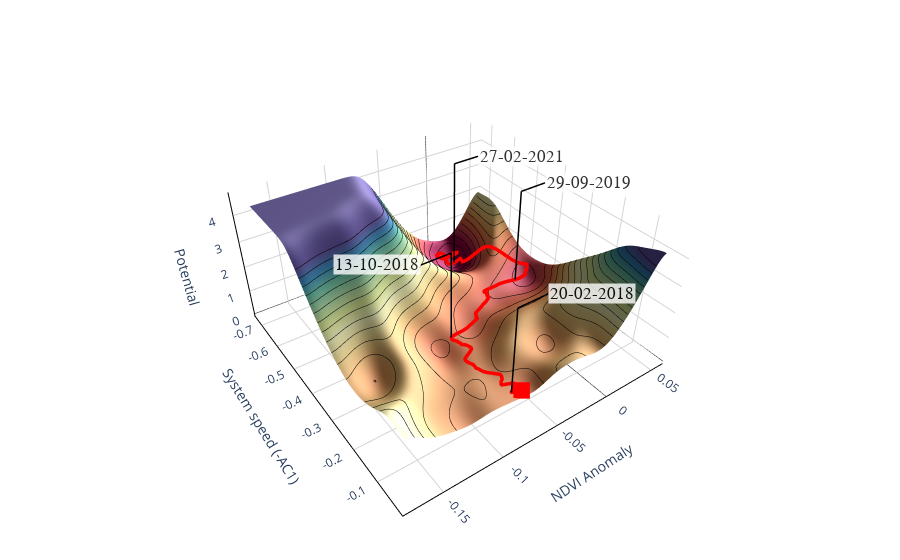

Notebook cell for this chart:
### Code cell
#PLOT ATTRACTOR SURFACE FOR GLENWHERRY
plot_params  = pd.Series({
    "site_name": "Glenwherry",
    "x_lab_offset": "0.025, -0.025, 0.025, 0.025",
    "label_coord": "[-0.1, 0.05][-0.15, 0.31][0.025, 0.35][0, 0.6]",
    "warmup": 548
})

stability_landscape = plot_landscape(FF_sweep, int(plot_params[3]), cosmos_df['dt'], plot_params)
stability_landscape.show()

### Figure 1 — Plotly figure (JSON) as saved in the notebook; plotly's stock layout.template omitted (floating-point values rounded to 4 significant figures; data arrays with more than 128 entries replaced by an {"elided": "..."} marker saying what was removed)
{"data": [{"cmax": 3.8, "cmin": 0.5, "colorscale": [[0, "rgb(158,1,66)"], [0.1, "rgb(213,62,79)"], [0.2, "rgb(244,109,67)"], [0.3, "rgb(253,174,97)"], [0.4, "rgb(254,224,139)"], [0.5, "rgb(255,255,191)"], [0.6, "rgb(230,245,152)"], [0.7, "rgb(171,221,164)"], [0.8, "rgb(102,194,165)"], [0.9, "rgb(50,136,189)"], [1, "rgb(94,79,162)"]], "contours": {"z": {"color": "black", "end": 4, "show": true, "size": 0.2, "start": 0, "width": 2}}, "lighting": {"ambient": 0.4, "diffuse": 0.6, "fresnel": 0.1, "roughness": 0.5, "specular": 0.3}, "lightposition": {"x": 3, "y": 3, "z": 1}, "name": "Potential Energy Surface", "opacity": 1, "showscale": false, "surfacecolor": {"elided": "100x100 float values"}, "type": "surface", "x": {"elided": "100x100 float values"}, "y": {"elided": "100x100 float values"}, "z": {"elided": "100x100 float values"}}, {"line": {"color": "red", "width": 7}, "mode": "lines", "name": "Smoothed trajectory", "type": "scatter3d", "x": {"elided": "365 float values"}, "y": {"elided": "365 float values"}, "z": {"elided": "365 float values"}}, {"marker": {"color": "red", "opacity": 1, "size": 6, "symbol": "square"}, "mode": "markers", "name": "Start Point", "type": "scatter3d", "x": [-0.07573], "y": [0.04377], "z": [1.499]}, {"line": {"color": "black", "width": 3}, "mode": "lines", "name": "Vertical Line 1", "showlegend": false, "type": "scatter3d", "x": [-0.08326, -0.08326], "y": [0.0485, 0.0485], "z": [1.536, 4.503]}, {"line": {"color": "black", "width": 3}, "mode": "lines", "name": "Horizontal Line 1", "showlegend": false, "type": "scatter3d", "x": [-0.08326, -0.05826], "y": [0.0485, 0.0485], "z": [4.503, 4.503]}, {"line": {"color": "black", "width": 3}, "mode": "lines", "name": "Vertical Line 2", "showlegend": false, "type": "scatter3d", "x": [-0.08201, -0.08201], "y": [0.2705, 0.2705], "z": [1.409, 4.503]}, {"line": {"color": "black", "width": 3}, "mode": "lines", "name": "Horizontal Line 2", "showlegend": false, "type": "scatter3d", "x": [-0.08201, -0.107], "y": [0.2705, 0.2705], "z": [4.503, 4.503]}, {"line": {"color": "black", "width": 3}, "mode": "lines", "name": "Vertical Line 3", "showlegend": false, "type": "scatter3d", "x": [0.01399, 0.01399], "y": [0.3916, 0.3916], "z": [1.001, 4.503]}, {"line": {"color": "black", "width": 3}, "mode": "lines", "name": "Horizontal Line 3", "showlegend": false, "type": "scatter3d", "x": [0.01399, 0.03899], "y": [0.3916, 0.3916], "z": [4.503, 4.503]}, {"line": {"color": "black", "width": 3}, "mode": "lines", "name": "Vertical Line 4", "showlegend": false, "type": "scatter3d", "x": [-0.001364, -0.001364], "y": [0.6041, 0.6041], "z": [0.3682, 4.503]}, {"line": {"color": "black", "width": 3}, "mode": "lines", "name": "Horizontal Line 4", "showlegend": false, "type": "scatter3d", "x": [-0.001364, 0.02364], "y": [0.6041, 0.6041], "z": [4.503, 4.503]}], "layout": {"margin": {"b": 0, "l": 0, "r": 0, "t": 0}, "paper_bgcolor": "white", "plot_bgcolor": "white", "scene": {"annotations": [{"bgcolor": "white", "font": {"color": "black", "family": "Arial", "size": 17}, "opacity": 0.8, "showarrow": false, "text": "20-02-2018", "x": -0.05826, "xanchor": "left", "y": 0.0485, "yanchor": "middle", "z": 4.503}, {"bgcolor": "white", "font": {"color": "black", "family": "Arial", "size": 17}, "opacity": 0.8, "showarrow": false, "text": "13-10-2018", "x": -0.107, "xanchor": "right", "y": 0.2705, "yanchor": "middle", "z": 4.503}, {"bgcolor": "white", "font": {"color": "black", "family": "Arial", "size": 17}, "opacity": 0.8, "showarrow": false, "text": "29-09-2019", "x": 0.03899, "xanchor": "left", "y": 0.3916, "yanchor": "middle", "z": 4.503}, {"bgcolor": "white", "font": {"color": "black", "family": "Arial", "size": 17}, "opacity": 0.8, "showarrow": false, "text": "27-02-2021", "x": 0.02364, "xanchor": "left", "y": 0.6041, "yanchor": "middle", "z": 4.503}], "aspectmode": "manual", "aspectratio": {"x": 1, "y": 1, "z": 0.5}, "camera": {"center": {"x": 0, "y": 0, "z": 0}, "eye": {"x": -1.004, "y": -1.434, "z": 1.28}, "up": {"x": 1, "y": 0, "z": 1}}, "xaxis": {"gridcolor": "lightgray", "linecolor": "black", "linewidth": 2, "range": [-0.1815, 0.06329], "showbackground": false, "showline": true, "showspikes": false, "tickcolor": "black", "ticktext": [-1, -0.95, -0.9, -0.85, -0.8, -0.75, -0.7, -0.65, -0.6, -0.55, -0.5, -0.45, -0.4, -0.35, -0.3, -0.25, -0.2, -0.15, -0.1, -0.05, 0, 0.05, 0.1, 0.15, 0.2, 0.25, 0.3, 0.35, 0.4, 0.45, 0.5, 0.55, 0.6, 0.65, 0.7, 0.75, 0.8, 0.85, 0.9, 0.95], "tickvals": [-1, -0.95, -0.9, -0.85, -0.8, -0.75, -0.7, -0.65, -0.6, -0.55, -0.5, -0.45, -0.4, -0.35, -0.3, -0.25, -0.2, -0.15, -0.1, -0.05, 0, 0.05, 0.1, 0.15, 0.2, 0.25, 0.3, 0.35, 0.4, 0.45, 0.5, 0.55, 0.6, 0.65, 0.7, 0.75, 0.8, 0.85, 0.9, 0.95], "tickwidth": 2, "title": {"text": "NDVI Anomaly"}, "zeroline": true, "zerolinecolor": "black"}, "yaxis": {"gridcolor": "lightgray", "linecolor": "black", "linewidth": 2, "range": [0.003232, 0.7457], "showbackground": false, "showline": true, "showspikes": false, "tickcolor": "black", "tickmode": "array", "ticktext": [1, 0.9, 0.8, 0.7, 0.6, 0.5, 0.4, 0.3, 0.2, 0.1, 0, -0.1, -0.2, -0.3, -0.4, -0.5, -0.6, -0.7, -0.8, -0.9, -1], "tickvals": [-1, -0.9, -0.8, -0.7, -0.6, -0.5, -0.4, -0.3, -0.2, -0.1, 0, 0.1, 0.2, 0.3, 0.4, 0.5, 0.6, 0.7, 0.8, 0.9, 1], "tickwidth": 2, "title": {"text": "System speed (-AC1)"}, "zeroline": true, "zerolinecolor": "black"}, "zaxis": {"gridcolor": "lightgray", "linecolor": "black", "linewidth": 2, "range": [-0.1065, 4.827], "showbackground": false, "showline": true, "showspikes": false, "tickcolor": "black", "tickwidth": 2, "title": {"text": "Potential"}, "zeroline": true, "zerolinecolor": "black"}}, "showlegend": false}}
